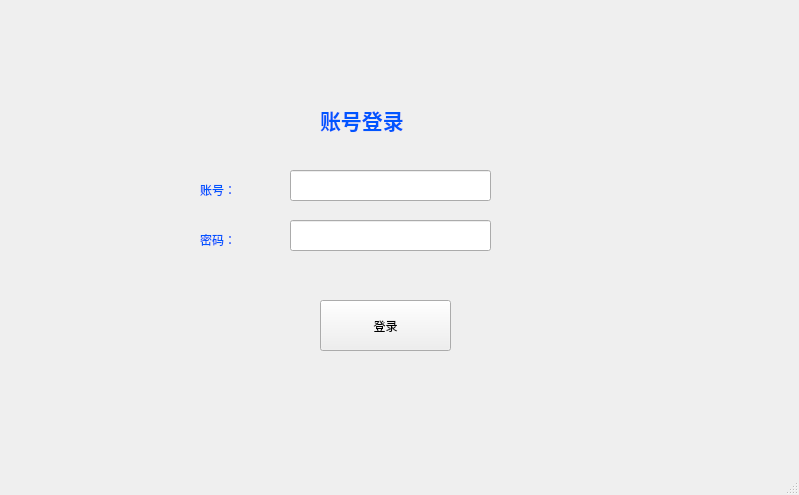
<?xml version="1.0" encoding="UTF-8"?>
<ui version="4.0">
 <class>MainWindow</class>
 <widget class="QMainWindow" name="MainWindow">
  <property name="geometry">
   <rect>
    <x>0</x>
    <y>0</y>
    <width>799</width>
    <height>495</height>
   </rect>
  </property>
  <property name="windowTitle">
   <string>MainWindow</string>
  </property>
  <widget class="QWidget" name="centralwidget">
   <widget class="QLabel" name="label">
    <property name="geometry">
     <rect>
      <x>320</x>
      <y>90</y>
      <width>141</width>
      <height>61</height>
     </rect>
    </property>
    <property name="text">
     <string>&lt;html&gt;&lt;head/&gt;&lt;body&gt;&lt;p&gt;&lt;span style=&quot; font-size:16pt; font-weight:600; color:#0055ff;&quot;&gt;账号登录&lt;/span&gt;&lt;/p&gt;&lt;/body&gt;&lt;/html&gt;</string>
    </property>
   </widget>
   <widget class="QLabel" name="label_2">
    <property name="geometry">
     <rect>
      <x>200</x>
      <y>180</y>
      <width>72</width>
      <height>21</height>
     </rect>
    </property>
    <property name="text">
     <string>&lt;html&gt;&lt;head/&gt;&lt;body&gt;&lt;p&gt;&lt;span style=&quot; color:#0055ff;&quot;&gt;账号：&lt;/span&gt;&lt;/p&gt;&lt;/body&gt;&lt;/html&gt;</string>
    </property>
   </widget>
   <widget class="QLabel" name="label_3">
    <property name="geometry">
     <rect>
      <x>200</x>
      <y>230</y>
      <width>72</width>
      <height>21</height>
     </rect>
    </property>
    <property name="text">
     <string>&lt;html&gt;&lt;head/&gt;&lt;body&gt;&lt;p&gt;&lt;span style=&quot; color:#0055ff;&quot;&gt;密码：&lt;/span&gt;&lt;/p&gt;&lt;/body&gt;&lt;/html&gt;</string>
    </property>
   </widget>
   <widget class="QLineEdit" name="lineEdit">
    <property name="geometry">
     <rect>
      <x>290</x>
      <y>170</y>
      <width>201</width>
      <height>31</height>
     </rect>
    </property>
   </widget>
   <widget class="QLineEdit" name="lineEdit_2">
    <property name="geometry">
     <rect>
      <x>290</x>
      <y>220</y>
      <width>201</width>
      <height>31</height>
     </rect>
    </property>
   </widget>
   <widget class="QPushButton" name="pushButton">
    <property name="geometry">
     <rect>
      <x>320</x>
      <y>300</y>
      <width>131</width>
      <height>51</height>
     </rect>
    </property>
    <property name="text">
     <string>登录</string>
    </property>
   </widget>
  </widget>
  <widget class="QMenuBar" name="menubar">
   <property name="geometry">
    <rect>
     <x>0</x>
     <y>0</y>
     <width>799</width>
     <height>26</height>
    </rect>
   </property>
  </widget>
  <widget class="QStatusBar" name="statusbar"/>
 </widget>
 <resources/>
 <connections/>
</ui>
